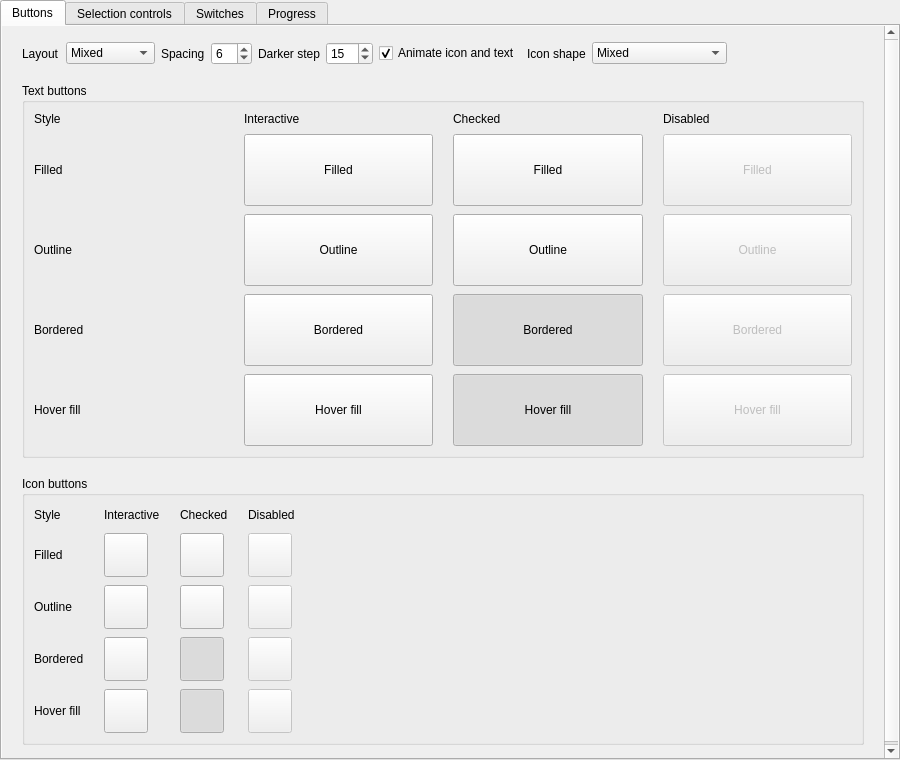
<?xml version="1.0" encoding="UTF-8"?>
<ui version="4.0">
 <class>Gallery</class>
 <widget class="QWidget" name="Gallery">
  <property name="geometry"><rect><x>0</x><y>0</y><width>900</width><height>760</height></rect></property>
  <property name="windowTitle"><string>Animated Widgets Gallery</string></property>
  <layout class="QVBoxLayout" name="galleryLayout">
   <property name="leftMargin"><number>0</number></property>
   <property name="topMargin"><number>0</number></property>
   <property name="rightMargin"><number>0</number></property>
   <property name="bottomMargin"><number>0</number></property>
   <item>
    <widget class="QTabWidget" name="pages">
     <widget class="QWidget" name="buttonsPage">
      <attribute name="title"><string>Buttons</string></attribute>
      <layout class="QVBoxLayout" name="buttonsPageLayout">
       <property name="leftMargin"><number>0</number></property>
       <property name="topMargin"><number>0</number></property>
       <property name="rightMargin"><number>0</number></property>
       <property name="bottomMargin"><number>0</number></property>
       <item>
        <widget class="QScrollArea" name="buttonsScrollArea">
         <property name="frameShape"><enum>QFrame::NoFrame</enum></property>
         <property name="widgetResizable"><bool>true</bool></property>
         <widget class="QWidget" name="buttonsScrollContent">
          <property name="geometry"><rect><x>0</x><y>0</y><width>896</width><height>728</height></rect></property>
          <layout class="QVBoxLayout" name="buttonsContentLayout">
           <property name="spacing"><number>18</number></property>
           <property name="leftMargin"><number>20</number></property>
           <property name="topMargin"><number>16</number></property>
           <property name="rightMargin"><number>20</number></property>
           <property name="bottomMargin"><number>16</number></property>
           <item>
            <widget class="QWidget" name="controls" native="true">
             <layout class="QHBoxLayout" name="controlsLayout">
              <property name="leftMargin"><number>0</number></property>
              <property name="topMargin"><number>0</number></property>
              <property name="rightMargin"><number>0</number></property>
              <property name="bottomMargin"><number>0</number></property>
              <item><widget class="QLabel" name="layoutLabel"><property name="text"><string>Layout</string></property></widget></item>
              <item><widget class="QComboBox" name="placementCombo">
               <item><property name="text"><string>Mixed</string></property></item>
               <item><property name="text"><string>Icon first</string></property></item>
               <item><property name="text"><string>Text first</string></property></item>
               <item><property name="text"><string>Icon above</string></property></item>
               <item><property name="text"><string>Icon below</string></property></item>
              </widget></item>
              <item><widget class="QLabel" name="spacingLabel"><property name="text"><string>Spacing</string></property></widget></item>
              <item><widget class="QSpinBox" name="spacingSpin"><property name="maximum"><number>32</number></property><property name="value"><number>6</number></property></widget></item>
              <item><widget class="QLabel" name="depthLabel"><property name="text"><string>Darker step</string></property></widget></item>
              <item><widget class="QSpinBox" name="depthSpin"><property name="maximum"><number>100</number></property><property name="value"><number>15</number></property></widget></item>
              <item><widget class="QCheckBox" name="animateContentCheck"><property name="text"><string>Animate icon and text</string></property><property name="checked"><bool>true</bool></property></widget></item>
              <item><widget class="QLabel" name="shapeLabel"><property name="text"><string>Icon shape</string></property></widget></item>
              <item><widget class="QComboBox" name="shapeCombo">
               <item><property name="text"><string>Mixed</string></property></item>
               <item><property name="text"><string>Circle</string></property></item>
               <item><property name="text"><string>Rounded rectangle</string></property></item>
              </widget></item>
              <item><spacer name="controlsSpacer"><property name="orientation"><enum>Qt::Horizontal</enum></property><property name="sizeHint" stdset="0"><size><width>40</width><height>20</height></size></property></spacer></item>
             </layout>
            </widget>
           </item>
           <item>
            <widget class="QGroupBox" name="textButtonsGroup">
             <property name="title"><string>Text buttons</string></property>
             <layout class="QGridLayout" name="textButtonsGrid">
              <property name="horizontalSpacing"><number>20</number></property>
              <property name="verticalSpacing"><number>8</number></property>
              <item row="0" column="0"><widget class="QLabel" name="textStyleHeader"><property name="text"><string>Style</string></property></widget></item>
              <item row="0" column="1"><widget class="QLabel" name="textInteractiveHeader"><property name="text"><string>Interactive</string></property></widget></item>
              <item row="0" column="2"><widget class="QLabel" name="textCheckedHeader"><property name="text"><string>Checked</string></property></widget></item>
              <item row="0" column="3"><widget class="QLabel" name="textDisabledHeader"><property name="text"><string>Disabled</string></property></widget></item>
              <item row="1" column="0"><widget class="QLabel" name="filledLabel"><property name="text"><string>Filled</string></property></widget></item>
              <item row="1" column="1"><widget class="FilledButton" name="filledInteractive"><property name="minimumSize"><size><width>150</width><height>72</height></size></property><property name="text"><string>Filled</string></property></widget></item>
              <item row="1" column="2"><widget class="FilledButton" name="filledChecked"><property name="minimumSize"><size><width>150</width><height>72</height></size></property><property name="text"><string>Filled</string></property><property name="checkable"><bool>true</bool></property></widget></item>
              <item row="1" column="3"><widget class="FilledButton" name="filledDisabled"><property name="minimumSize"><size><width>150</width><height>72</height></size></property><property name="text"><string>Filled</string></property><property name="enabled"><bool>false</bool></property></widget></item>
              <item row="2" column="0"><widget class="QLabel" name="outlineLabel"><property name="text"><string>Outline</string></property></widget></item>
              <item row="2" column="1"><widget class="OutlineButton" name="outlineInteractive"><property name="minimumSize"><size><width>150</width><height>72</height></size></property><property name="text"><string>Outline</string></property></widget></item>
              <item row="2" column="2"><widget class="OutlineButton" name="outlineChecked"><property name="minimumSize"><size><width>150</width><height>72</height></size></property><property name="text"><string>Outline</string></property><property name="checkable"><bool>true</bool></property></widget></item>
              <item row="2" column="3"><widget class="OutlineButton" name="outlineDisabled"><property name="minimumSize"><size><width>150</width><height>72</height></size></property><property name="text"><string>Outline</string></property><property name="enabled"><bool>false</bool></property></widget></item>
              <item row="3" column="0"><widget class="QLabel" name="borderedLabel"><property name="text"><string>Bordered</string></property></widget></item>
              <item row="3" column="1"><widget class="BorderedButton" name="borderedInteractive"><property name="minimumSize"><size><width>150</width><height>72</height></size></property><property name="text"><string>Bordered</string></property></widget></item>
              <item row="3" column="2"><widget class="BorderedButton" name="borderedChecked"><property name="minimumSize"><size><width>150</width><height>72</height></size></property><property name="text"><string>Bordered</string></property><property name="checkable"><bool>true</bool></property><property name="checked"><bool>true</bool></property></widget></item>
              <item row="3" column="3"><widget class="BorderedButton" name="borderedDisabled"><property name="minimumSize"><size><width>150</width><height>72</height></size></property><property name="text"><string>Bordered</string></property><property name="enabled"><bool>false</bool></property></widget></item>
              <item row="4" column="0"><widget class="QLabel" name="hoverLabel"><property name="text"><string>Hover fill</string></property></widget></item>
              <item row="4" column="1"><widget class="HoverButton" name="hoverInteractive"><property name="minimumSize"><size><width>150</width><height>72</height></size></property><property name="text"><string>Hover fill</string></property></widget></item>
              <item row="4" column="2"><widget class="HoverButton" name="hoverChecked"><property name="minimumSize"><size><width>150</width><height>72</height></size></property><property name="text"><string>Hover fill</string></property><property name="checkable"><bool>true</bool></property><property name="checked"><bool>true</bool></property></widget></item>
              <item row="4" column="3"><widget class="HoverButton" name="hoverDisabled"><property name="minimumSize"><size><width>150</width><height>72</height></size></property><property name="text"><string>Hover fill</string></property><property name="enabled"><bool>false</bool></property></widget></item>
             </layout>
            </widget>
           </item>
           <item>
            <widget class="QGroupBox" name="iconButtonsGroup">
             <property name="title"><string>Icon buttons</string></property>
             <layout class="QGridLayout" name="iconButtonsGrid">
              <property name="horizontalSpacing"><number>20</number></property>
              <property name="verticalSpacing"><number>8</number></property>
              <item row="0" column="4"><spacer name="iconButtonsGridSpacer"><property name="orientation"><enum>Qt::Horizontal</enum></property><property name="sizeHint" stdset="0"><size><width>40</width><height>20</height></size></property></spacer></item>
              <item row="0" column="0"><widget class="QLabel" name="iconStyleHeader"><property name="text"><string>Style</string></property></widget></item>
              <item row="0" column="1"><widget class="QLabel" name="iconInteractiveHeader"><property name="text"><string>Interactive</string></property></widget></item>
              <item row="0" column="2"><widget class="QLabel" name="iconCheckedHeader"><property name="text"><string>Checked</string></property></widget></item>
              <item row="0" column="3"><widget class="QLabel" name="iconDisabledHeader"><property name="text"><string>Disabled</string></property></widget></item>
              <item row="1" column="0"><widget class="QLabel" name="filledIconLabel"><property name="text"><string>Filled</string></property></widget></item>
              <item row="1" column="1"><widget class="FilledIconButton" name="filledIconInteractive"><property name="minimumSize"><size><width>44</width><height>44</height></size></property><property name="maximumSize"><size><width>44</width><height>44</height></size></property></widget></item>
              <item row="1" column="2"><widget class="FilledIconButton" name="filledIconChecked"><property name="minimumSize"><size><width>44</width><height>44</height></size></property><property name="maximumSize"><size><width>44</width><height>44</height></size></property><property name="checkable"><bool>true</bool></property></widget></item>
              <item row="1" column="3"><widget class="FilledIconButton" name="filledIconDisabled"><property name="minimumSize"><size><width>44</width><height>44</height></size></property><property name="maximumSize"><size><width>44</width><height>44</height></size></property><property name="enabled"><bool>false</bool></property></widget></item>
              <item row="2" column="0"><widget class="QLabel" name="outlineIconLabel"><property name="text"><string>Outline</string></property></widget></item>
              <item row="2" column="1"><widget class="OutlineIconButton" name="outlineIconInteractive"><property name="minimumSize"><size><width>44</width><height>44</height></size></property><property name="maximumSize"><size><width>44</width><height>44</height></size></property></widget></item>
              <item row="2" column="2"><widget class="OutlineIconButton" name="outlineIconChecked"><property name="minimumSize"><size><width>44</width><height>44</height></size></property><property name="maximumSize"><size><width>44</width><height>44</height></size></property><property name="checkable"><bool>true</bool></property></widget></item>
              <item row="2" column="3"><widget class="OutlineIconButton" name="outlineIconDisabled"><property name="minimumSize"><size><width>44</width><height>44</height></size></property><property name="maximumSize"><size><width>44</width><height>44</height></size></property><property name="enabled"><bool>false</bool></property></widget></item>
              <item row="3" column="0"><widget class="QLabel" name="borderedIconLabel"><property name="text"><string>Bordered</string></property></widget></item>
              <item row="3" column="1"><widget class="BorderedIconButton" name="borderedIconInteractive"><property name="minimumSize"><size><width>44</width><height>44</height></size></property><property name="maximumSize"><size><width>44</width><height>44</height></size></property></widget></item>
              <item row="3" column="2"><widget class="BorderedIconButton" name="borderedIconChecked"><property name="minimumSize"><size><width>44</width><height>44</height></size></property><property name="maximumSize"><size><width>44</width><height>44</height></size></property><property name="checkable"><bool>true</bool></property><property name="checked"><bool>true</bool></property></widget></item>
              <item row="3" column="3"><widget class="BorderedIconButton" name="borderedIconDisabled"><property name="minimumSize"><size><width>44</width><height>44</height></size></property><property name="maximumSize"><size><width>44</width><height>44</height></size></property><property name="enabled"><bool>false</bool></property></widget></item>
              <item row="4" column="0"><widget class="QLabel" name="hoverIconLabel"><property name="text"><string>Hover fill</string></property></widget></item>
              <item row="4" column="1"><widget class="HoverIconButton" name="hoverIconInteractive"><property name="minimumSize"><size><width>44</width><height>44</height></size></property><property name="maximumSize"><size><width>44</width><height>44</height></size></property></widget></item>
              <item row="4" column="2"><widget class="HoverIconButton" name="hoverIconChecked"><property name="minimumSize"><size><width>44</width><height>44</height></size></property><property name="maximumSize"><size><width>44</width><height>44</height></size></property><property name="checkable"><bool>true</bool></property><property name="checked"><bool>true</bool></property></widget></item>
              <item row="4" column="3"><widget class="HoverIconButton" name="hoverIconDisabled"><property name="minimumSize"><size><width>44</width><height>44</height></size></property><property name="maximumSize"><size><width>44</width><height>44</height></size></property><property name="enabled"><bool>false</bool></property></widget></item>
             </layout>
            </widget>
           </item>
           <item><spacer name="contentSpacer"><property name="orientation"><enum>Qt::Vertical</enum></property><property name="sizeHint" stdset="0"><size><width>20</width><height>40</height></size></property></spacer></item>
          </layout>
         </widget>
        </widget>
       </item>
      </layout>
     </widget>
     <widget class="QWidget" name="selectionPage">
      <attribute name="title"><string>Selection controls</string></attribute>
      <layout class="QVBoxLayout" name="selectionPageLayout">
       <property name="leftMargin"><number>20</number></property>
       <property name="topMargin"><number>16</number></property>
       <property name="rightMargin"><number>20</number></property>
       <property name="bottomMargin"><number>16</number></property>
       <item>
        <widget class="QGroupBox" name="radioButtonsGroup">
         <property name="title"><string>Radio buttons</string></property>
         <layout class="QVBoxLayout" name="radioButtonsLayout">
          <item><widget class="RadioButton" name="radioInteractive"><property name="text"><string>Interactive</string></property><property name="uncheckedIcon"><pixmap resource="resources/gallery.qrc">:/animatedwidgets/gallery/radiounchecked.svg</pixmap></property><property name="checkedIcon"><pixmap resource="resources/gallery.qrc">:/animatedwidgets/gallery/radiochecked.svg</pixmap></property></widget></item>
          <item><widget class="RadioButton" name="radioChecked"><property name="text"><string>Checked</string></property><property name="uncheckedIcon"><pixmap resource="resources/gallery.qrc">:/animatedwidgets/gallery/radiounchecked.svg</pixmap></property><property name="checkedIcon"><pixmap resource="resources/gallery.qrc">:/animatedwidgets/gallery/radiochecked.svg</pixmap></property><property name="checked"><bool>true</bool></property></widget></item>
          <item><widget class="RadioButton" name="radioDisabled"><property name="text"><string>Disabled</string></property><property name="uncheckedIcon"><pixmap resource="resources/gallery.qrc">:/animatedwidgets/gallery/radiounchecked.svg</pixmap></property><property name="checkedIcon"><pixmap resource="resources/gallery.qrc">:/animatedwidgets/gallery/radiochecked.svg</pixmap></property><property name="enabled"><bool>false</bool></property></widget></item>
         </layout>
        </widget>
       </item>
       <item>
        <widget class="QGroupBox" name="checkBoxesGroup">
         <property name="title"><string>Check boxes</string></property>
         <layout class="QVBoxLayout" name="checkBoxesLayout">
          <item><widget class="CheckBox" name="checkInteractive"><property name="text"><string>Interactive</string></property><property name="uncheckedIcon"><pixmap resource="resources/gallery.qrc">:/animatedwidgets/gallery/checkboxunchecked.svg</pixmap></property><property name="partiallyCheckedIcon"><pixmap resource="resources/gallery.qrc">:/animatedwidgets/gallery/checkboxpartial.svg</pixmap></property><property name="checkedIcon"><pixmap resource="resources/gallery.qrc">:/animatedwidgets/gallery/checkboxchecked.svg</pixmap></property></widget></item>
          <item><widget class="CheckBox" name="checkPartial"><property name="text"><string>Partially checked</string></property><property name="uncheckedIcon"><pixmap resource="resources/gallery.qrc">:/animatedwidgets/gallery/checkboxunchecked.svg</pixmap></property><property name="partiallyCheckedIcon"><pixmap resource="resources/gallery.qrc">:/animatedwidgets/gallery/checkboxpartial.svg</pixmap></property><property name="checkedIcon"><pixmap resource="resources/gallery.qrc">:/animatedwidgets/gallery/checkboxchecked.svg</pixmap></property><property name="tristate"><bool>true</bool></property></widget></item>
          <item><widget class="CheckBox" name="checkChecked"><property name="text"><string>Checked</string></property><property name="uncheckedIcon"><pixmap resource="resources/gallery.qrc">:/animatedwidgets/gallery/checkboxunchecked.svg</pixmap></property><property name="partiallyCheckedIcon"><pixmap resource="resources/gallery.qrc">:/animatedwidgets/gallery/checkboxpartial.svg</pixmap></property><property name="checkedIcon"><pixmap resource="resources/gallery.qrc">:/animatedwidgets/gallery/checkboxchecked.svg</pixmap></property><property name="checked"><bool>true</bool></property></widget></item>
          <item><widget class="CheckBox" name="checkDisabled"><property name="text"><string>Disabled</string></property><property name="uncheckedIcon"><pixmap resource="resources/gallery.qrc">:/animatedwidgets/gallery/checkboxunchecked.svg</pixmap></property><property name="partiallyCheckedIcon"><pixmap resource="resources/gallery.qrc">:/animatedwidgets/gallery/checkboxpartial.svg</pixmap></property><property name="checkedIcon"><pixmap resource="resources/gallery.qrc">:/animatedwidgets/gallery/checkboxchecked.svg</pixmap></property><property name="enabled"><bool>false</bool></property></widget></item>
         </layout>
        </widget>
       </item>
       <item><spacer name="selectionContentSpacer"><property name="orientation"><enum>Qt::Vertical</enum></property><property name="sizeHint" stdset="0"><size><width>20</width><height>40</height></size></property></spacer></item>
      </layout>
     </widget>
     <widget class="QWidget" name="switchesPage">
      <attribute name="title"><string>Switches</string></attribute>
      <layout class="QVBoxLayout" name="switchesPageLayout">
       <property name="leftMargin"><number>20</number></property>
       <property name="topMargin"><number>16</number></property>
       <property name="rightMargin"><number>20</number></property>
       <property name="bottomMargin"><number>16</number></property>
       <item><widget class="Switch" name="switchInteractive"><property name="text"><string>Interactive</string></property></widget></item>
       <item><widget class="Switch" name="switchChecked"><property name="text"><string>Checked</string></property><property name="checked"><bool>true</bool></property></widget></item>
       <item><widget class="Switch" name="switchCustom"><property name="text"><string>Custom handle</string></property><property name="checked"><bool>true</bool></property></widget></item>
       <item><widget class="Switch" name="switchDisabled"><property name="text"><string>Disabled</string></property><property name="enabled"><bool>false</bool></property></widget></item>
       <item><widget class="Switch" name="switchDisabledChecked"><property name="text"><string>Disabled checked</string></property><property name="checked"><bool>true</bool></property><property name="enabled"><bool>false</bool></property></widget></item>
       <item><spacer name="switchesContentSpacer"><property name="orientation"><enum>Qt::Vertical</enum></property><property name="sizeHint" stdset="0"><size><width>20</width><height>40</height></size></property></spacer></item>
      </layout>
     </widget>
     <widget class="QWidget" name="progressPage">
      <attribute name="title"><string>Progress</string></attribute>
      <layout class="QVBoxLayout" name="progressPageLayout">
       <property name="spacing"><number>16</number></property>
       <property name="leftMargin"><number>20</number></property>
       <property name="topMargin"><number>16</number></property>
       <property name="rightMargin"><number>20</number></property>
       <property name="bottomMargin"><number>16</number></property>
       <item><widget class="QLabel" name="progressValueLabel"><property name="text"><string>Value</string></property></widget></item>
       <item><layout class="QHBoxLayout" name="progressValueLayout"><item><widget class="QSlider" name="progressValueSlider"><property name="orientation"><enum>Qt::Horizontal</enum></property><property name="maximum"><number>100</number></property><property name="value"><number>35</number></property></widget></item><item><widget class="QDoubleSpinBox" name="progressValueSpin"><property name="minimumSize"><size><width>90</width><height>0</height></size></property><property name="decimals"><number>1</number></property><property name="maximum"><double>100.000000000000000</double></property><property name="singleStep"><double>0.100000000000000</double></property><property name="value"><double>35.000000000000000</double></property></widget></item></layout></item>
       <item>
        <layout class="QHBoxLayout" name="progressSettingsLayout">
         <item><widget class="QCheckBox" name="progressAnimationCheck"><property name="text"><string>Animate</string></property><property name="checked"><bool>true</bool></property></widget></item>
         <item><widget class="QLabel" name="progressDurationLabel"><property name="text"><string>Duration (ms)</string></property></widget></item>
         <item><widget class="QSpinBox" name="progressDurationSpin"><property name="maximum"><number>3000</number></property><property name="singleStep"><number>50</number></property><property name="value"><number>450</number></property></widget></item>
         <item><widget class="QLabel" name="progressCurveLabel"><property name="text"><string>Easing</string></property></widget></item>
         <item><widget class="QComboBox" name="progressCurveCombo"><item><property name="text"><string>Out cubic</string></property></item><item><property name="text"><string>Linear</string></property></item><item><property name="text"><string>In-out cubic</string></property></item><item><property name="text"><string>Out quart</string></property></item></widget></item>
         <item><spacer name="progressSettingsSpacer"><property name="orientation"><enum>Qt::Horizontal</enum></property><property name="sizeHint" stdset="0"><size><width>40</width><height>20</height></size></property></spacer></item>
        </layout>
       </item>
       <item><widget class="QLabel" name="progressStandardLabel"><property name="text"><string>Percentage</string></property></widget></item>
       <item><widget class="ProgressBar" name="progressStandard"><property name="value"><number>35</number></property></widget></item>
       <item><widget class="QLabel" name="progressCountLabel"><property name="text"><string>Custom range and format</string></property></widget></item>
       <item><widget class="ProgressBar" name="progressCount"><property name="maximum"><number>200</number></property><property name="value"><number>70</number></property><property name="format"><string>%v / %m</string></property><property name="trackColor"><color><red>231</red><green>236</green><blue>240</blue></color></property><property name="progressColor"><color><red>25</red><green>150</green><blue>121</blue></color></property><property name="borderColor"><color><red>175</red><green>187</green><blue>194</blue></color></property><property name="textColor"><color><red>35</red><green>47</green><blue>54</blue></color></property><property name="cornerRadius"><number>5</number></property></widget></item>
       <item><widget class="QLabel" name="progressDisabledLabel"><property name="text"><string>Disabled</string></property></widget></item>
       <item><widget class="ProgressBar" name="progressDisabled"><property name="value"><number>60</number></property><property name="enabled"><bool>false</bool></property></widget></item>
       <item><widget class="QLabel" name="progressBusyLabel"><property name="text"><string>Busy</string></property></widget></item>
       <item><widget class="ProgressBar" name="progressBusy"><property name="maximum"><number>0</number></property></widget></item>
       <item><spacer name="progressContentSpacer"><property name="orientation"><enum>Qt::Vertical</enum></property><property name="sizeHint" stdset="0"><size><width>20</width><height>40</height></size></property></spacer></item>
      </layout>
     </widget>
    </widget>
   </item>
  </layout>
 </widget>
 <customwidgets>
  <customwidget><class>FilledButton</class><extends>QPushButton</extends><header>animatedwidgets/buttons/filledbutton.h</header></customwidget>
  <customwidget><class>OutlineButton</class><extends>QPushButton</extends><header>animatedwidgets/buttons/outlinebutton.h</header></customwidget>
  <customwidget><class>BorderedButton</class><extends>QPushButton</extends><header>animatedwidgets/buttons/borderedbutton.h</header></customwidget>
  <customwidget><class>HoverButton</class><extends>QPushButton</extends><header>animatedwidgets/buttons/hoverbutton.h</header></customwidget>
  <customwidget><class>FilledIconButton</class><extends>QPushButton</extends><header>animatedwidgets/buttons/fillediconbutton.h</header></customwidget>
  <customwidget><class>OutlineIconButton</class><extends>QPushButton</extends><header>animatedwidgets/buttons/outlineiconbutton.h</header></customwidget>
  <customwidget><class>BorderedIconButton</class><extends>QPushButton</extends><header>animatedwidgets/buttons/borderediconbutton.h</header></customwidget>
  <customwidget><class>HoverIconButton</class><extends>QPushButton</extends><header>animatedwidgets/buttons/hovericonbutton.h</header></customwidget>
  <customwidget><class>RadioButton</class><extends>QRadioButton</extends><header>animatedwidgets/buttons/radiobutton.h</header></customwidget>
  <customwidget><class>CheckBox</class><extends>QCheckBox</extends><header>animatedwidgets/buttons/checkbox.h</header></customwidget>
  <customwidget><class>Switch</class><extends>QCheckBox</extends><header>animatedwidgets/switches/switch.h</header></customwidget>
  <customwidget><class>ProgressBar</class><extends>QProgressBar</extends><header>animatedwidgets/progressbars/progressbar.h</header></customwidget>
 </customwidgets>
 <resources>
  <include location="resources/gallery.qrc"/>
 </resources>
 <connections/>
</ui>
